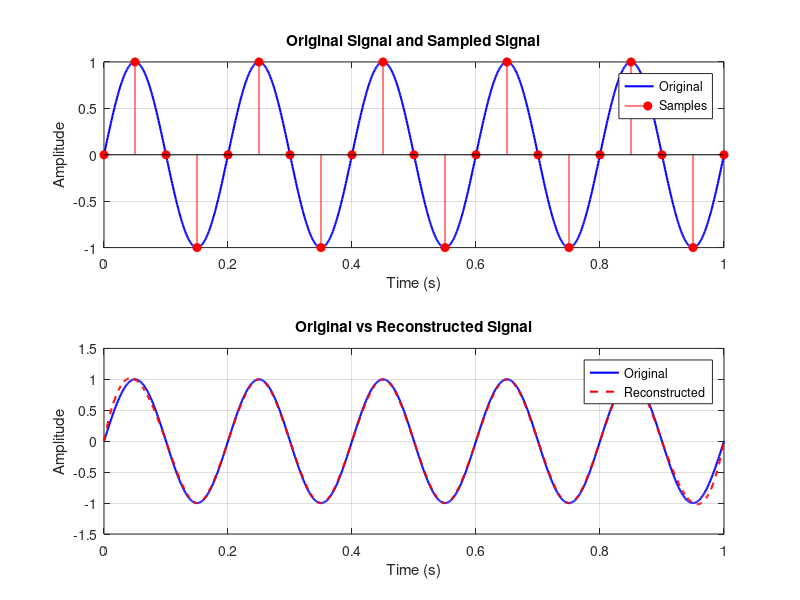

The MATLAB script that drew this image:
clc;
clear;
close all;

% Original Signal
t = 0:0.001:1;
f = 5;
x = sin(2*pi*f*t);

% Sampling
Fs = 20;
t_sample = 0:1/Fs:1;
x_sample = sin(2*pi*f*t_sample);

% Reconstruction using interp1
x_recon = interp1(t_sample, x_sample, t, 'spline');

% Plotting
figure;

subplot(2,1,1)
plot(t, x, 'b', 'LineWidth',1.5)
hold on
stem(t_sample, x_sample, 'r','filled')
grid on
title('Original Signal and Sampled Signal')
xlabel('Time (s)')
ylabel('Amplitude')
legend('Original','Samples')

subplot(2,1,2)
plot(t, x, 'b', 'LineWidth',1.5)
hold on
plot(t, x_recon, 'r--', 'LineWidth',1.5)
grid on
title('Original vs Reconstructed Signal')
xlabel('Time (s)')
ylabel('Amplitude')
legend('Original','Reconstructed')
